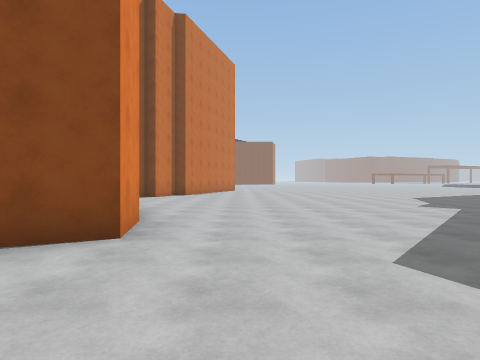
View 1 (above)

24 first-person views from a walk through a 3-D level made in the Unity game engine. The camera is 1.4 m above the floor, looks level and sees 75° across. The floor is counted in squares, 2 m on a side. Each view is taken from the middle of a square. On the plan, view 1 faces up. The plan holds only what a view shows up to about 10 squares ahead; the rest is blank. The place goes on beyond the plan. The player is left out.

View 2
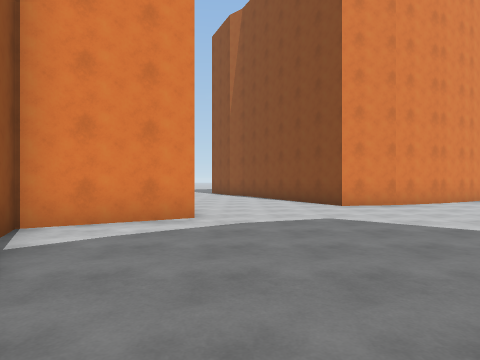

View 3
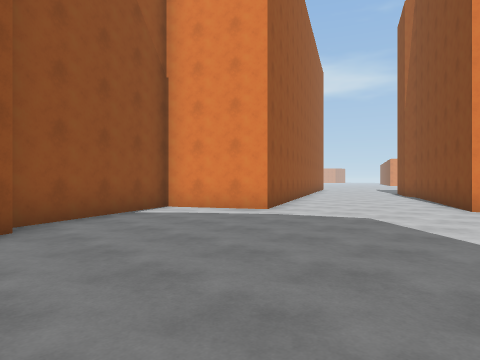

View 4
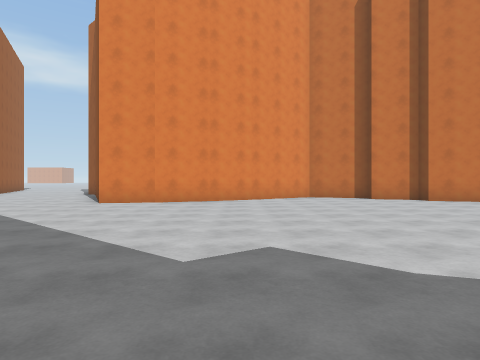

View 5
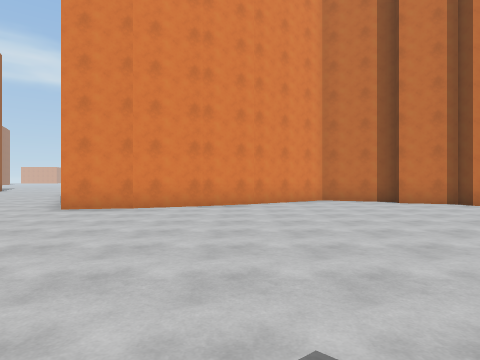

View 6
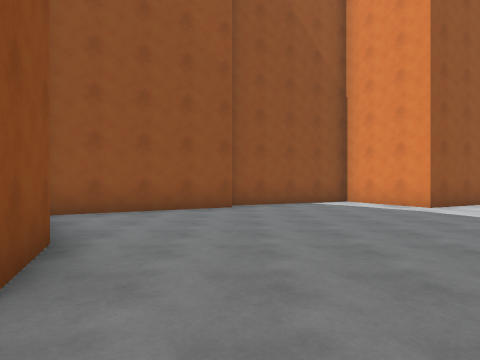

View 7
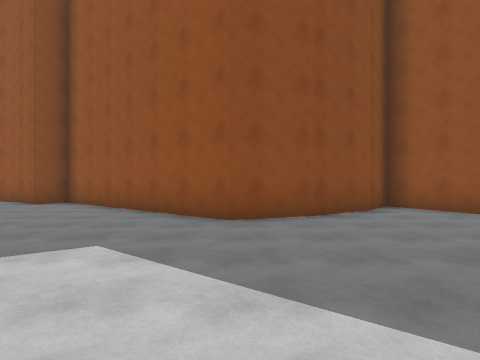

View 8
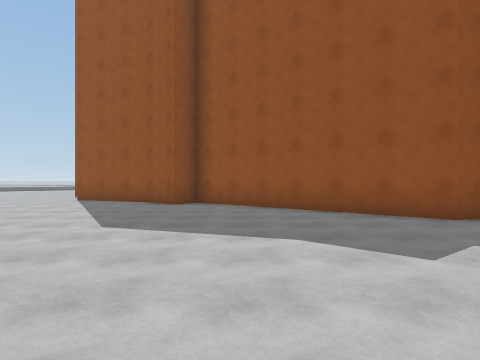

View 9
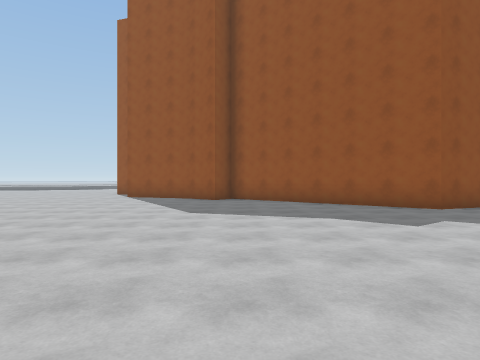

View 10
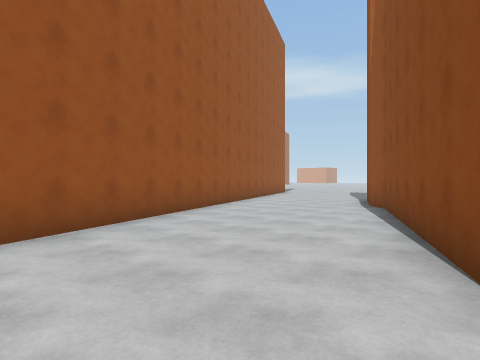

View 11
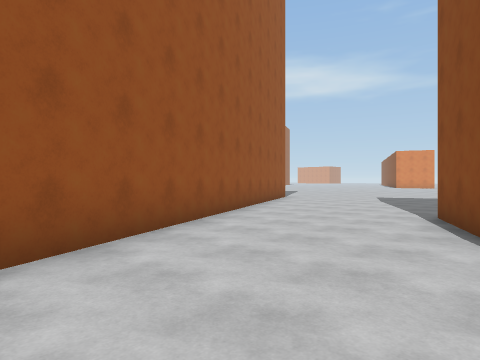

View 12
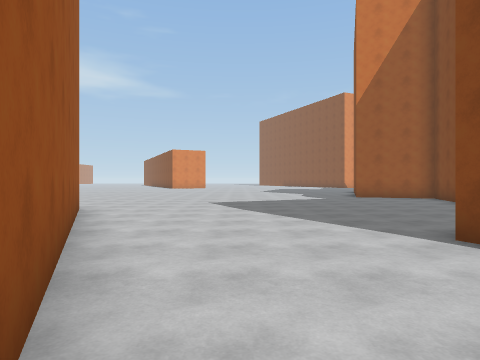

View 13
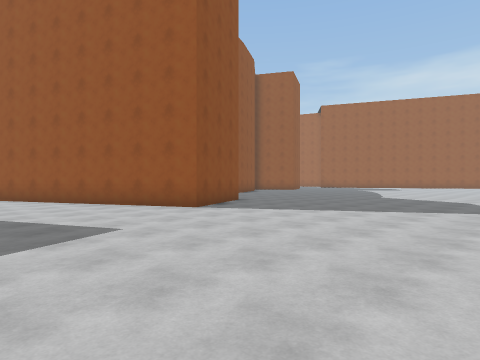

View 14
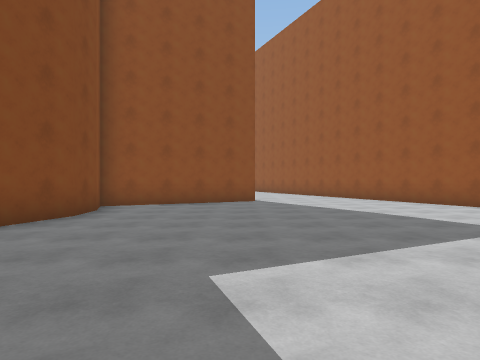

View 15
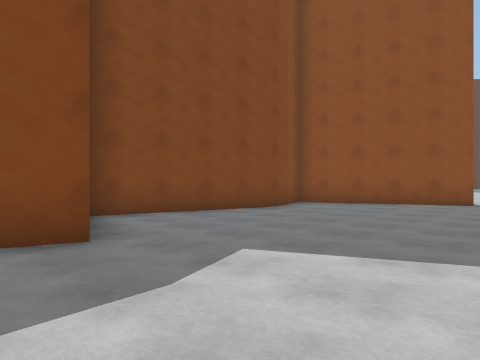

View 16
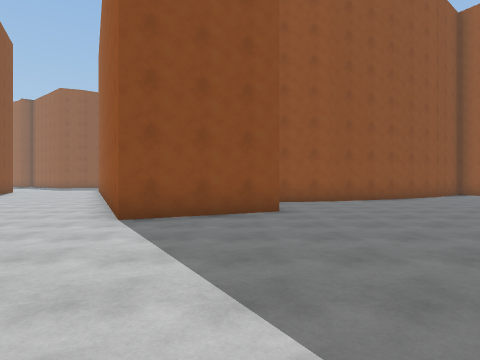

View 17
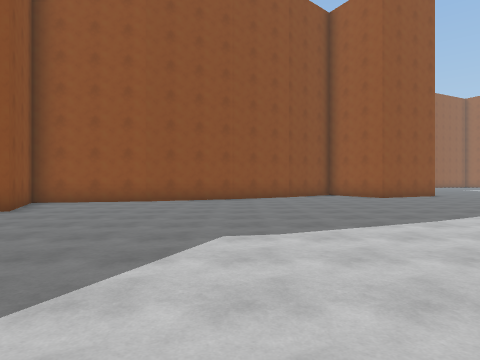

View 18
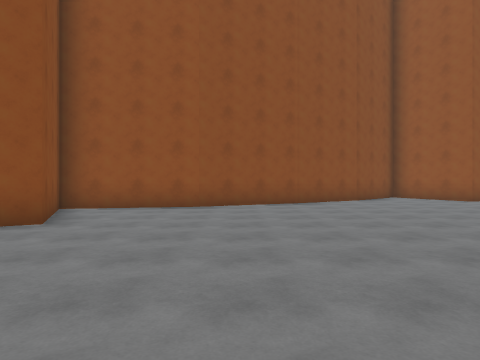

View 19
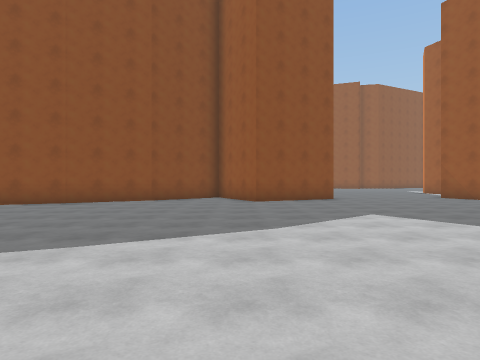

View 20
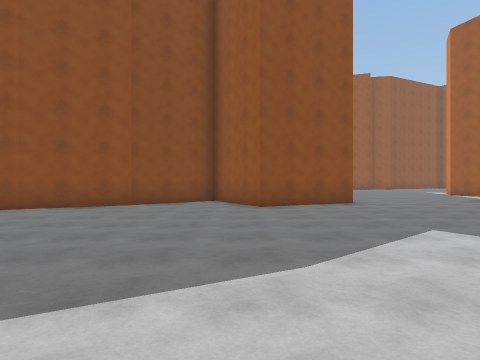

View 21
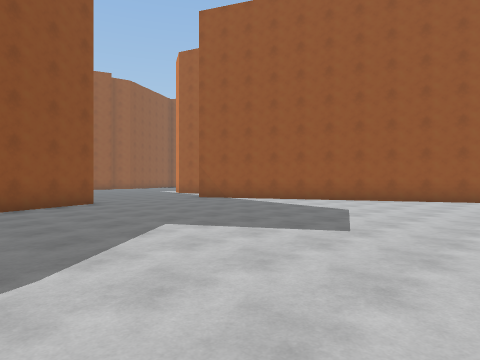

View 22
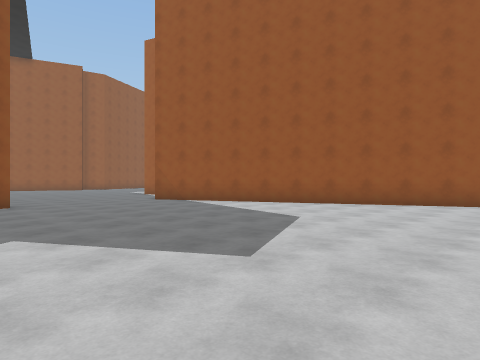

View 23
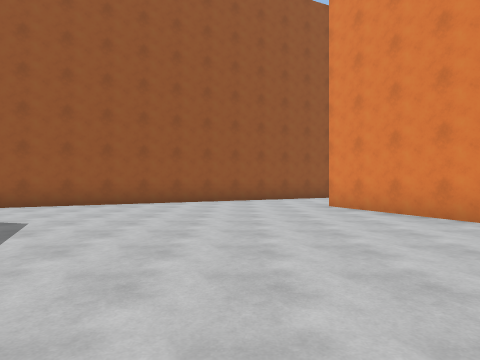

View 24
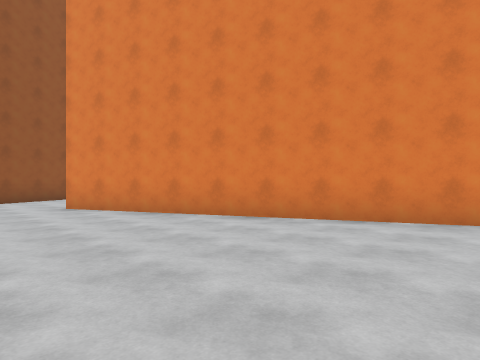

### Floor plan
Points are (right, up) in squares from view 1. A wall is a line through its corners. A room is listed if a view was taken in it or the views show most of it. See-through windows are left out.
Room 1 (views 1, 2, 3, 4, 5, 6, 7, 8, 9, 10)
walls: (-1.7, 5.4) (-1.4, 3.7) (-2.9, 3); (-2.4, 7.1) (-1.7, 5.3); (8.1, 4.5) (7.5, 6.2) (11.5, 11.1); (-3.1, 8.4) (-2.3, 7); (9.3, 3) (8.1, 4.6); (-4.1, 9.8) (-3.3, 8.3); (6.2, 0) (10.3, 2.1) (9.2, 3); (-0.4, -0.6) (1.2, 0.2) (2.5, -2.2) (6.3, -0.5); (-3.2, 13.5) (-3.5, 12.8); (11.6, 11.4) (10.9, 11.9) (11.6, 12.6)
ways out: opening at (-2, 1) to room 2
Room 2 (views 11, 12, 13, 14, 15, 16, 17, 18, 19, 20, 21, 22, 23, 24)
walls: (-6.3, -17) (-9.1, -12); (-5, -18.5) (-6.4, -16.9); (-5.4, -23.5) (-6.9, -20.5) (-5, -19.5); (-8.8, -11.9) (-9.4, -8.6) (-12, -9.9) (-13.6, -6.9) (-0.4, -0.6); (-20.9, -22.8) (-17.4, -30.4); (-13.8, -32.1) (-8.4, -29.6); (-17.4, -33.8) (-16.5, -33.4); (-7.7, 0.4) (-9.6, -0.5) (-11.7, 3.7) (-12.8, 3.3) (-13.9, 3.2) (-17.8, 4.3); (-2.9, 3) (-6.9, 1.1) (-7.5, 0.5); (-18.7, 1.7) (-19.5, 2)
ways out: opening at (-2, 1) to room 1

Positions as (right, up) in squares from view 1, and headings:
1: (0, 0), facing up
2: (7, 1), facing left
3: (7, 5), facing down-left
4: (8, 8), facing left
5: (6, 8), facing left
6: (6, 8), facing down
7: (2, 6), facing right
8: (2, 10), facing right
9: (0, 11), facing right
10: (1, 4), facing down-left
11: (-3, 1), facing down-left
12: (-6, -3), facing left
13: (-20, -2), facing down-right
14: (-20, 0), facing right
15: (-20, -2), facing up-right
16: (-19, -9), facing right
17: (-19, -15), facing right
18: (-17, -13), facing right
19: (-17, -20), facing right
20: (-15, -20), facing right
21: (-15, -20), facing down-right
22: (-15, -22), facing down-right
23: (-15, -22), facing down
24: (-15, -22), facing down-left
